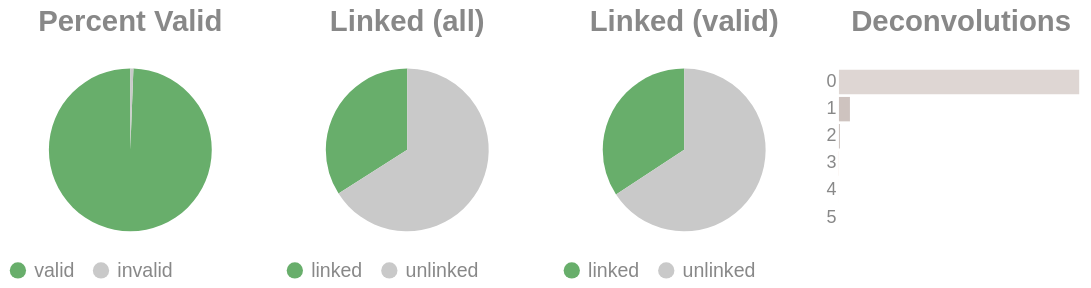

Here is the notebook cell this chart was saved with:
### Code cell
if SKIPLR:
    pass
else:
    clash = Counter()
    for i in valids['molecule'].to_list():
        _mol = i.split("-")
        if len(_mol) == 1:
            clash.update('0')
        else:
            clash.update(_mol[-1])

    _d = {"deconvolutions": [], 'count': []}
    for k,v in clash.items():
        _d['deconvolutions'].append(k)
        _d['count'].append(v)

    tot_valid = valids['reads'].sum()
    mask = valids['reads'] >= 2
    n_linked_reads = valids.filter(mask)['reads'].sum()
    if n_linked_reads == 0:
        print_html("No linked molecules (>=2 reads) were detected; skipping linked-only distributions.")
        SKIPLR = True
    else:
        perc_valid = round(tot_valid / n_reads, 4)
        linked_perc_abs = round(n_linked_reads / n_reads, 4)
        linked_perc = round(n_linked_reads / tot_valid, 4)

    _valid = pl.DataFrame({"valids": ['valid', 'invalid'], "count": [tot_valid, n_reads - tot_valid]})
    _linked_abs = pl.DataFrame({"linked (absolute)": ['linked', 'unlinked'], "count": [n_linked_reads, n_reads - n_linked_reads]})
    _linked_rel = pl.DataFrame({"linked (valids)": ['linked', 'unlinked'], "count": [n_linked_reads, tot_valid - n_linked_reads]})

    (
        alt.hconcat(
            piechart(_valid, goodval = 'valid', title = "Percent Valid"),
            piechart(_linked_abs, goodval = "linked", title =  "Linked (all)"),
            piechart(_linked_rel, goodval = "linked", title =  "Linked (valid)"),
            convolutionbar(pl.DataFrame(_d), title = "Deconvolutions"),
            center = True,
            bounds = 'flush'
        )
        .resolve_scale(color='independent')
        .resolve_legend('independent')
        .properties(usermeta={'embedOptions': {"actions": False}})
    ).display()

### Figure 1 — Vega-Lite specification as saved in the notebook (floating-point values rounded to 4 significant figures)
{"width": "container", "height": 400, "config": {"title": {"anchor": "start", "dy": -15, "fontSize": 18, "color": "#888888", "subtitleColor": "#888888", "subtitleFontSize": 14}, "arc": {"fill": "#0072B2"}, "axis": {"domainColor": "#888888", "domainWidth": 0.5, "gridWidth": 0.2, "grid": false, "titleFontWeight": 400, "titleFontSize": 15, "labelFontSize": 11, "labelColor": "#888888", "tickColor": "#888888", "tickWidth": 0.2, "titleColor": "#888888"}, "axisBand": {"grid": false}, "axisX": {"grid": true, "tickSize": 10, "domainCap": "round"}, "axisY": {"domain": false, "grid": true, "tickSize": 0, "domainCap": "round"}, "background": "transparent", "header": {"labelFontSize": 15, "labelColor": "#888888", "titleFontSize": 15, "titleFontWeight": 600, "titleColor": "#888888"}, "legend": {"labelFont": "sans-serif", "labelFontSize": 12, "labelColor": "#888888", "symbolSize": 100, "symbolType": "circle", "titleFontSize": 12, "titlePadding": 10, "titleColor": "#888888", "title": null}, "range": {"category": ["#E69F00", "#56B4E9", "#009E73", "#F0E442", "#0072B2", "#D55E00", "#CC79A7", "#000000"], "diverging": ["#cfe8f3", "#a2d4ec", "#73bfe2", "#46abdb", "#1696d2", "#12719e"]}, "area": {"fill": "#0072B2", "fillOpacity": 0.7, "line": true, "strokeOpacity": 0.7}, "line": {"color": "#0072B2", "stroke": "#0072B2", "strokeWidth": 2}, "trail": {"color": "#0072B2", "stroke": "#0072B2", "strokeWidth": 0, "size": 1}, "point": {"filled": true, "fillOpacity": 1.0, "size": 95}, "text": {"color": "#888888", "fontSize": 11, "align": "right", "fontWeight": 400, "size": 11}, "bar": {"fill": "#0072B2", "stroke": null}, "view": {"stroke": null, "continuousWidth": 660, "continuousHeight": 400}}, "hconcat": [{"data": {"name": "data-d657e0e5de20c938d7ecdc7d26938d84"}, "mark": {"type": "arc"}, "encoding": {"color": {"field": "valids", "legend": {"orient": "bottom", "title": null}, "scale": {"domain": ["valid", "invalid"], "range": ["#68ae6b", "#C9C9C9"]}, "title": "Valids", "type": "nominal"}, "theta": {"field": "count", "type": "quantitative"}, "tooltip": [{"field": "valids", "title": "Valids", "type": "ordinal"}, {"field": "percent", "format": ".2%", "title": "Percent", "type": "quantitative"}, {"field": "count", "title": "Count", "type": "quantitative"}]}, "height": 100, "title": {"text": "Percent Valid", "align": "center", "anchor": "middle"}, "transform": [{"calculate": "datum.count / 7247996", "as": "percent"}], "width": 150}, {"data": {"name": "data-2d749455f086c85889c2a646c9218e57"}, "mark": {"type": "arc"}, "encoding": {"color": {"field": "linked (absolute)", "legend": {"orient": "bottom", "title": null}, "scale": {"domain": ["linked", "unlinked"], "range": ["#68ae6b", "#C9C9C9"]}, "title": "Linked (Absolute)", "type": "nominal"}, "theta": {"field": "count", "type": "quantitative"}, "tooltip": [{"field": "linked (absolute)", "title": "Linked (Absolute)", "type": "ordinal"}, {"field": "percent", "format": ".2%", "title": "Percent", "type": "quantitative"}, {"field": "count", "title": "Count", "type": "quantitative"}]}, "height": 100, "title": {"text": "Linked (all)", "align": "center", "anchor": "middle"}, "transform": [{"calculate": "datum.count / 7247996", "as": "percent"}], "width": 150}, {"data": {"name": "data-58b8798fac7f3d45b513f38f3280f23b"}, "mark": {"type": "arc"}, "encoding": {"color": {"field": "linked (valids)", "legend": {"orient": "bottom", "title": null}, "scale": {"domain": ["linked", "unlinked"], "range": ["#68ae6b", "#C9C9C9"]}, "title": "Linked (Valids)", "type": "nominal"}, "theta": {"field": "count", "type": "quantitative"}, "tooltip": [{"field": "linked (valids)", "title": "Linked (Valids)", "type": "ordinal"}, {"field": "percent", "format": ".2%", "title": "Percent", "type": "quantitative"}, {"field": "count", "title": "Count", "type": "quantitative"}]}, "height": 100, "title": {"text": "Linked (valid)", "align": "center", "anchor": "middle"}, "transform": [{"calculate": "datum.count / 7204160", "as": "percent"}], "width": 150}, {"data": {"name": "data-cbb7087fbb8dd3f8fcdd482e81b46f27"}, "mark": {"type": "bar"}, "encoding": {"color": {"field": "deconvolutions", "legend": null, "scale": {"scheme": "lightgreyred"}, "type": "nominal"}, "tooltip": [{"field": "deconvolutions", "title": "Deconvolutions", "type": "ordinal"}, {"field": "percent", "format": ".2%", "title": "Percent", "type": "quantitative"}, {"field": "count", "title": "Count", "type": "quantitative"}], "x": {"axis": null, "field": "count", "type": "quantitative"}, "y": {"field": "deconvolutions", "sort": "ascending", "title": null, "type": "nominal"}}, "height": 100, "title": {"text": "Deconvolutions", "align": "center", "anchor": "middle"}, "transform": [{"calculate": "datum.count / 5674792", "as": "percent"}], "width": 150}], "bounds": "flush", "center": true, "resolve": {"legend": {"angle": "independent"}, "scale": {"color": "independent"}}, "usermeta": {"embedOptions": {"actions": false}}, "$schema": "https://vega.github.io/schema/vega-lite/v6.1.0.json", "datasets": {"data-d657e0e5de20c938d7ecdc7d26938d84": [{"valids": "valid", "count": 7204160}, {"valids": "invalid", "count": 43836}], "data-2d749455f086c85889c2a646c9218e57": [{"linked (absolute)": "linked", "count": 2465788}, {"linked (absolute)": "unlinked", "count": 4782208}], "data-58b8798fac7f3d45b513f38f3280f23b": [{"linked (valids)": "linked", "count": 2465788}, {"linked (valids)": "unlinked", "count": 4738372}], "data-cbb7087fbb8dd3f8fcdd482e81b46f27": [{"deconvolutions": "0", "count": 5408145}, {"deconvolutions": "1", "count": 247352}, {"deconvolutions": "2", "count": 17701}, {"deconvolutions": "3", "count": 1453}, {"deconvolutions": "4", "count": 133}, {"deconvolutions": "5", "count": 8}]}}
